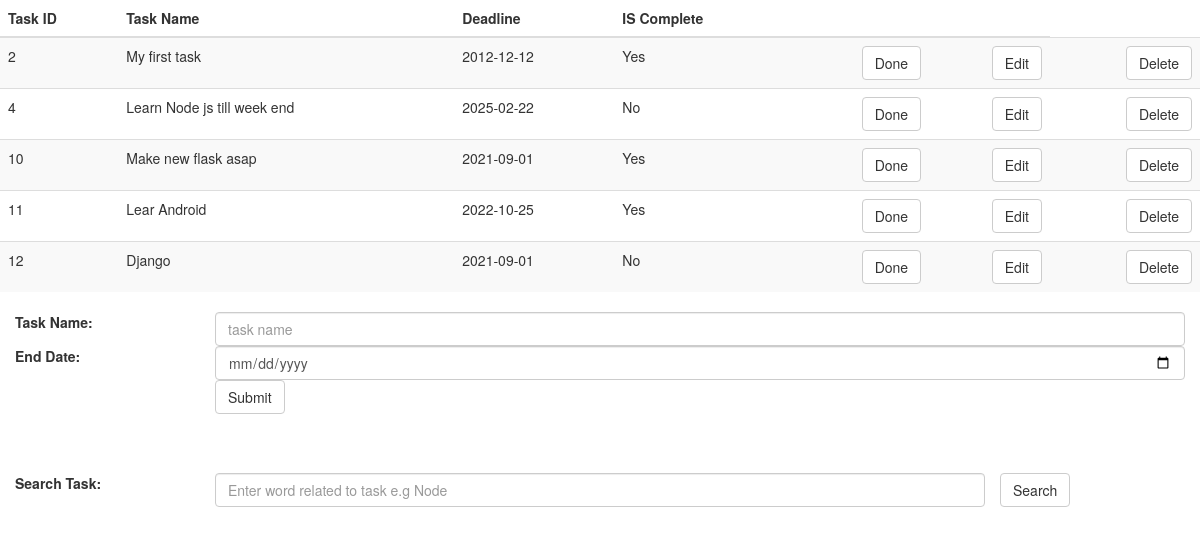
The page / on the database its author committed.
### tables this page shows
CREATE TABLE REGISTERED_TASK (ID INTEGER PRIMARY KEY AUTOINCREMENT , TASKNAME VARCHAR ,ENDDATE DATE ,ISCOMPLETE BOOLEAN );

### app.py (the view)
@app.route('/' , methods=['POST','GET'])
def get_tasks():
    tasks=Task.get_all_tasks()
    print(tasks)
    return render_template('table.html' , tasks=tasks)

### data.py (called while the page is built)
    @staticmethod
    def get_all_tasks():
        connection=sqlite3.connect('taskdata.db')
        cursor=connection.cursor()
        select_query="SELECT * FROM REGISTERED_TASK"
        result=cursor.execute( select_query )
        result=result.fetchall()
        if result :
            return result
        else:
            return None

### templates/table.html (shortened to what this page needs)
<!DOCTYPE html>
<html lang="en">
<head>
    <link rel="stylesheet" href="https://maxcdn.bootstrapcdn.com/bootstrap/3.4.1/css/bootstrap.min.css">
</head>
<body>
        <table class="table table-striped">
            <thead>
              <tr>
                <th>Task ID</th>
                <th>Task Name</th>
                <th>Deadline</th>
                <th>IS Complete</th>
                <th></th>
                <th></th>
              </tr>
            </thead>
            <tbody id="rows">
                {% for item in tasks %}
                <TR>
                   <TD class="c2">{{item[0]}}</TD>
                   <TD class="c3">{{item[1]}}</TD>
                   <TD class="c4"><SPAN>{{item[2]}}</SPAN></TD>
                   {% if item[3]==0 %}
                        <TD class="c5"><SPAN>No</SPAN></TD>
                    {% else %}
                    <TD class="c5"><SPAN>Yes</SPAN></TD>
                    {% endif %}
                    <td><a href="http://localhost:5000/completed_task/{{item[0]}}" class="btn btn-default pull-right">Done</a></td>
                    <td><a href="http://localhost:5000/edit_task/{{item[0]}}" class="btn btn-default pull-right">Edit</a></td>
                    <td><a href="http://localhost:5000/delete_task/{{item[0]}}" class="btn btn-default pull-right">Delete</a></td>
                </TR>
                {% endfor %}
          </table>
          <form action="http://localhost:5000/add/" method="post">
            <div class="form-group">
                <label for="firstname" class="control-label col-sm-2">Task Name:</label>
                <div class="col-sm-10">
                    <input type="text" id="firstname" name="taskname" placeholder="task name" class="form-control">
                </div>
            </div>
            <div class="form-group">
                <label for="lastname" class="control-label col-sm-2">End Date:</label>
                <div class="col-sm-10">
                    <input type="date" id="lastname" name="enddate" placeholder="lastname" class="form-control">
                </div>
            </div>
            <br>
            <div class="form-group">
                <div class="col-sm-offset-2 col-sm-10">
                    <button type="submit" class="btn btn-default">Submit</button>
                </div>
            </div>
        </form>
        <div class="" style="   padding-top: 100px;">
        <form action="http://localhost:5000/search/" method="post"  style="margin: 100 px;">
            <div class="form-group">
                <label for="taskname" class="control-label col-sm-2">Search Task:</label>
                <div class="col-sm-8">
                    <input type="text" id="firstname" name="taskname" placeholder="Enter word related to task e.g Node" class="form-control">
                </div>
                <div class="sm-col-2">
                    <button type="submit" class="btn btn-default">Search</button>
                </div>
            </div>
        </form>
</body>
</html>

### rows shown on the page
REGISTERED_TASK: ID "2", TASKNAME "My first task", ENDDATE "2012-12-12", ISCOMPLETE "Yes"
REGISTERED_TASK: ID "4", TASKNAME "Learn Node js till week end", ENDDATE "2025-02-22", ISCOMPLETE "No"
REGISTERED_TASK: ID "10", TASKNAME "Make new flask asap", ENDDATE "2021-09-01", ISCOMPLETE "Yes"
REGISTERED_TASK: ID "11", TASKNAME "Lear Android", ENDDATE "2022-10-25", ISCOMPLETE "Yes"
REGISTERED_TASK: ID "12", TASKNAME "Django", ENDDATE "2021-09-01", ISCOMPLETE "No"
